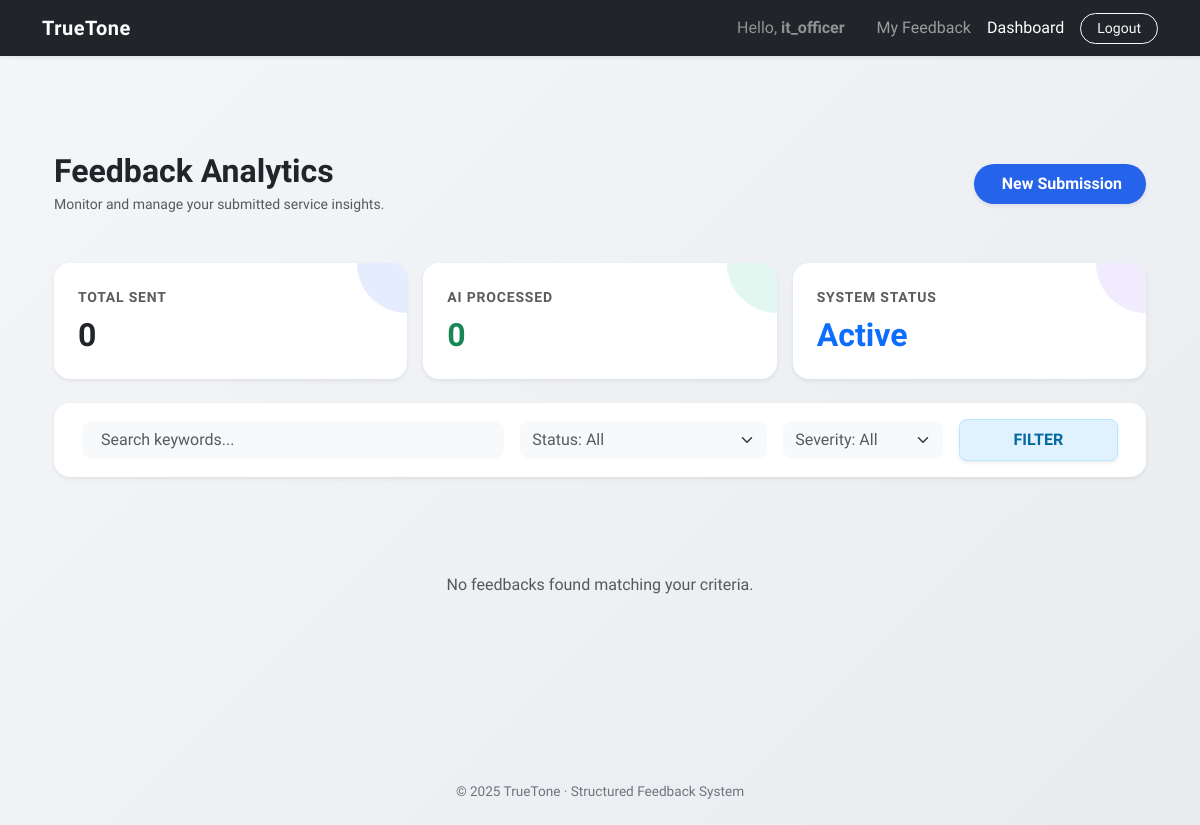
Before: /feedback/my-feedbacks/ (signed in) with the older database file.
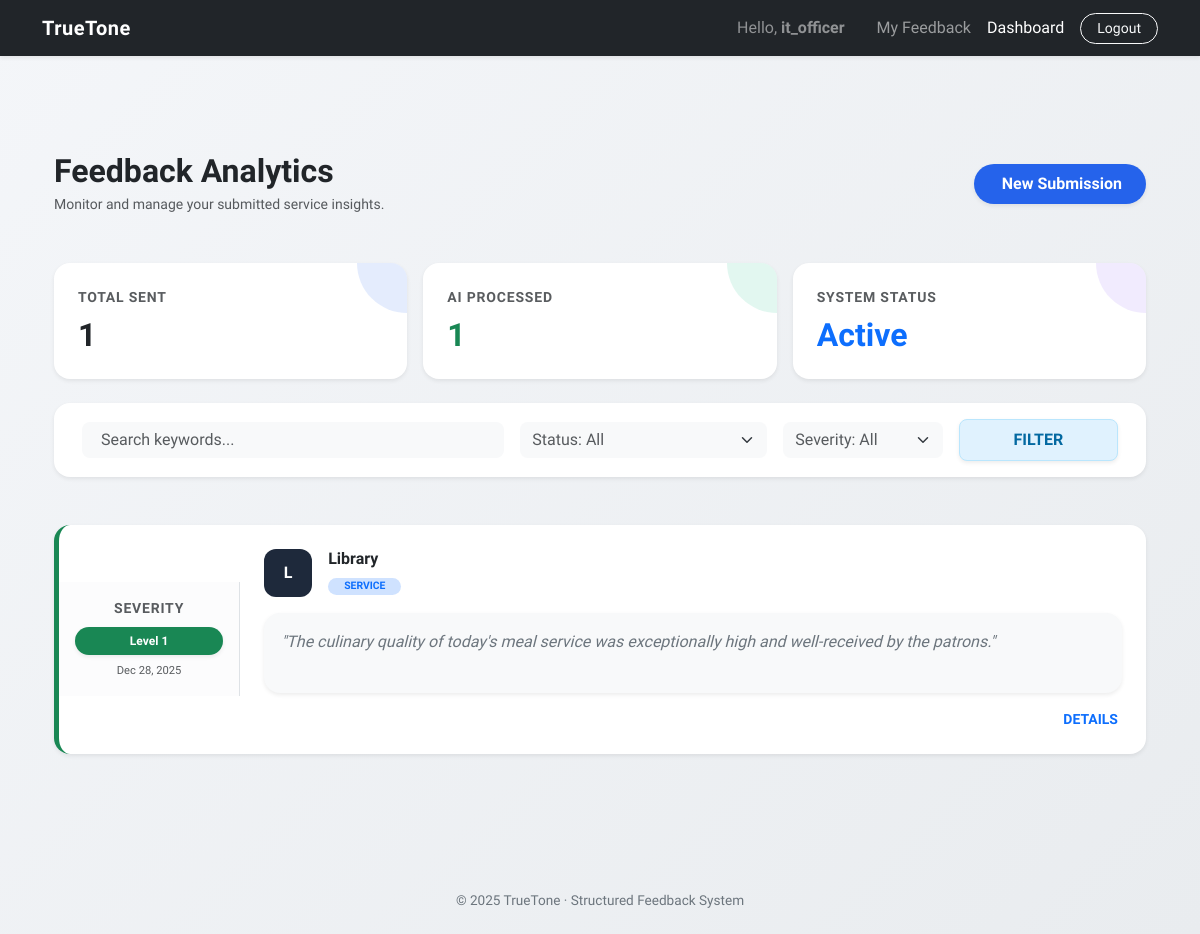
After: the same page with the newer database file.
### feedback/models.py (models this page shows, shortened)
class Feedback(models.Model):
    CATEGORY_CHOICES = [
        ('technical', 'Technical'),
        ('service', 'Service'),
        ('staff', 'Staff'),
        ('other', 'Other'),
    ]
    SEVERITY_CHOICES = [
        (1, 'Low'),
        (2, 'Medium'),
        (3, 'High'),
        (4, 'Critical'),
    ]
    TONE_CHOICES = [
        ('aggressive', 'Aggressive'),
        ('neutral', 'Neutral'),
        ('polite', 'Polite'),
        ('disappointed', 'Disappointed'),
    ]
    INTENT_CHOICES = [
        ('complaint', 'Complaint'),
        ('suggestion', 'Suggestion'),
        ('praise', 'Praise'),
        ('question', 'Question'),
    ]
    user = models.ForeignKey(
        settings.AUTH_USER_MODEL,
        on_delete=models.CASCADE,
        related_name='feedbacks'
    )
    service = models.ForeignKey(
        'services.Service',
        on_delete=models.CASCADE,
        related_name='feedbacks'
    )
    raw_text = models.TextField(max_length=500, help_text="Original feedback text")
    normalized_text = models.TextField(blank=True, null=True, help_text="Normalized text")
    category = models.CharField(max_length=20, choices=CATEGORY_CHOICES, default='other')
    severity = models.IntegerField(choices=SEVERITY_CHOICES, default=1)
    tone = models.CharField(
        max_length=20,
        choices=TONE_CHOICES,
        help_text="Detected user tone"
    )
    intent = models.CharField(
        max_length=20,
        choices=INTENT_CHOICES,
        help_text="Detected user intent"
    )
    date = models.DateTimeField(auto_now_add=True)

### services/models.py (models this page shows, shortened)
class Service(models.Model):
    SERVICE_CATEGORIES = [
        ('education', 'Eğitim'),
        ('food', 'Beslenme/Yemek'),
        ('facility', 'Tesis/Altyapı'),
        ('it', 'Bilgi İşlem'),
    ]
    name = models.CharField(max_length=100)
    category = models.CharField(max_length=50, choices=SERVICE_CATEGORIES)
    description = models.TextField()
    owner = models.ForeignKey(
        settings.AUTH_USER_MODEL,
        on_delete=models.CASCADE,
        related_name='managed_services'
    )

### feedback/views.py (the view)
# urls.py: path('my-feedbacks/', views.user_feedback_list, name='user_feedback_list'),
@login_required
def user_feedback_list(request):
    query_set = Feedback.objects.filter(user=request.user).order_by('-date')
    search_query = request.GET.get('q', '')
    status_filter = request.GET.get('status', '')
    severity_filter = request.GET.get('severity', '')
    if search_query:
        query_set = query_set.filter(
            Q(raw_text__icontains=search_query) |
            Q(normalized_text__icontains=search_query)
        )
    if status_filter:
        if status_filter == 'processed':
            query_set = query_set.exclude(normalized_text__isnull=True).exclude(normalized_text__exact='')
        elif status_filter == 'pending':
            query_set = query_set.filter(Q(normalized_text__isnull=True) | Q(normalized_text__exact=''))
    if severity_filter:
        query_set = query_set.filter(severity=int(severity_filter))
    total_sent = query_set.count()
    processed_count = query_set.exclude(normalized_text__isnull=True).exclude(normalized_text__exact='').count()
    return render(request, 'feedback/user_feedback_list.html', {
        'feedbacks': query_set,
        'total_sent': total_sent,
        'processed_count': processed_count
    })

### feedback/templates/feedback/user_feedback_list.html (shortened to what the changed rows need)
{% extends "base.html" %}
{% block content %}
<link rel="stylesheet" href="https://cdnjs.cloudflare.com/ajax/libs/animate.css/4.1.1/animate.min.css"/>
<div class="container py-5 animate__animated animate__fadeIn">
    <div class="row mb-5 align-items-center">
        <div class="col-md-8 text-start">
            <h1 class="h2 fw-800 text-dark mb-1">Feedback Analytics</h1>
        </div>
    </div>
    <div class="row mb-4 g-3 text-start d-flex align-items-stretch">
        <div class="col-md-4">
            <div class="card stat-card border-0 shadow-sm rounded-4 h-100 position-relative overflow-hidden bg-white hover-lift">
                <div class="card-body p-4 position-relative z-index-2">
                    <div class="text-muted small fw-bold text-uppercase ls-1 mb-2">Total Sent</div>
                    <div class="h2 fw-800 mb-0 text-dark">{{ total_sent }}</div>
                </div>
            </div>
        </div>
        <div class="col-md-4">
            <div class="card stat-card border-0 shadow-sm rounded-4 h-100 position-relative overflow-hidden bg-white hover-lift">
                <div class="card-body p-4 position-relative z-index-2">
                    <div class="text-uppercase small fw-bold text-muted ls-1 mb-2">AI Processed</div>
                    <div class="h2 fw-800 text-success mb-0">{{ processed_count }}</div>
                </div>
            </div>
        </div>
    </div>
    <div class="row text-start animate__animated animate__fadeInUp">
        {% for fb in feedbacks %}
        <div class="col-lg-12 mb-3">
            <div class="card border-0 shadow-sm rounded-4 feedback-row transition-all overflow-hidden bg-white border-start border-4 {% if fb.severity == 4 %}border-danger{% elif fb.severity == 1 %}border-success{% else %}border-primary{% endif %}">
                <div class="row g-0 align-items-center">
                    <div class="col-md-2 p-3 text-center border-end bg-light-subtle d-none d-md-flex flex-column justify-content-center h-100">
                        <div class="small fw-bold text-muted mb-2 ls-1 text-uppercase">Severity</div>
                        <span class="badge rounded-pill px-3 py-2 w-100
                            {% if fb.severity == 4 %}bg-danger
                            {% elif fb.severity == 3 %}bg-warning text-dark
                            {% elif fb.severity == 2 %}bg-info-custom text-white
                            {% else %}bg-success{% endif %} shadow-sm small">
                            Level {{ fb.severity }}
                        </span>
                        <div class="mt-2 text-muted tiny-text">{{ fb.date|date:"M d, Y" }}</div>
                    </div>
                    <div class="col-md-10 p-4">
                        <div class="d-flex align-items-center mb-2 justify-content-between">
                            <div class="d-flex align-items-center">
                                <div class="avatar-icon text-white">{{ fb.service.name|slice:":1" }}</div>
                                <div class="ms-3">
                                    <h6 class="fw-800 text-dark mb-1">{{ fb.service.name }}</h6>
                                    <span class="badge bg-primary-subtle text-primary border-0 rounded-pill px-3 small" style="font-size: 0.65rem;">{{ fb.category|upper }}</span>
                                </div>
                            </div>
                        </div>
                        <div class="p-3 rounded-4 bg-light border-0 ai-bubble shadow-sm mt-3 transition-all hover-white">
                            <p class="text-secondary mb-0 fst-italic">
                                "{{ fb.normalized_text|default:fb.raw_text|truncatechars:180 }}"
                            </p>
                        </div>
                        <div class="d-flex justify-content-end mt-3">
                            <a href="#" class="text-decoration-none fw-bold small text-primary hover-link transition-all">
                                DETAILS
                            </a>
                        </div>
                    </div>
                </div>
            </div>
        </div>
        {% empty %}
        <div class="col-12 text-center py-5">
            <p class="text-muted">No feedbacks found matching your criteria.</p>
        </div>
        {% endfor %}
    </div>
</div>
{% endblock %}

Changed rows visible on the page:
added Feedback: severity "1", date "Dec 28, 2025", service.name "L", service.name "Library", category "SERVICE", normalized_text "The culinary quality of today's meal service was exceptionally high and well-received by the patrons."
Other visible differences:
{{ total_sent }}: "0" → "1"
{{ processed_count }}: "0" → "1"
text no longer shown: "No feedbacks found matching your criteria."
